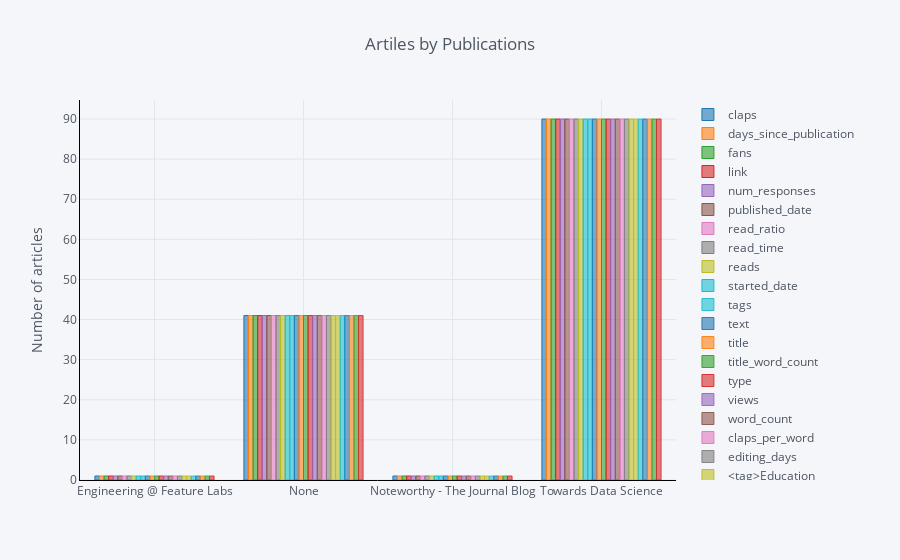

The cell this chart's notebook holds for it:
### Markdown cell above
#Bar plot - For bar plot we need to apply aggregation  - count of articles in each publications

### Code cell
df.groupby('publication').count().iplot(
    kind='bar', yTitle='Number of articles', linecolor='black', title='Artiles by Publications')

### Figure 1 — Plotly figure (JSON) as saved in the notebook; plotly's stock layout.template omitted (floating-point values rounded to 4 significant figures)
{"data": [{"marker": {"color": "rgba(31, 119, 180, 0.6)", "line": {"color": "rgba(31, 119, 180, 1.0)", "width": 1}}, "name": "claps", "orientation": "v", "text": "", "type": "bar", "uid": "603bf2ad-6985-4ab1-ad9e-1117fd10e3a2", "x": ["Engineering @ Feature Labs", "None", "Noteworthy - The Journal Blog", "Towards Data Science"], "y": [1, 41, 1, 90]}, {"marker": {"color": "rgba(255, 127, 14, 0.6)", "line": {"color": "rgba(255, 127, 14, 1.0)", "width": 1}}, "name": "days_since_publication", "orientation": "v", "text": "", "type": "bar", "uid": "2bcf8738-6f5f-4d63-9ceb-abc51cc99361", "x": ["Engineering @ Feature Labs", "None", "Noteworthy - The Journal Blog", "Towards Data Science"], "y": [1, 41, 1, 90]}, {"marker": {"color": "rgba(44, 160, 44, 0.6)", "line": {"color": "rgba(44, 160, 44, 1.0)", "width": 1}}, "name": "fans", "orientation": "v", "text": "", "type": "bar", "uid": "ae1b8834-f42f-43e8-8317-56b816e0d5ab", "x": ["Engineering @ Feature Labs", "None", "Noteworthy - The Journal Blog", "Towards Data Science"], "y": [1, 41, 1, 90]}, {"marker": {"color": "rgba(214, 39, 40, 0.6)", "line": {"color": "rgba(214, 39, 40, 1.0)", "width": 1}}, "name": "link", "orientation": "v", "text": "", "type": "bar", "uid": "3458e28f-4d22-4d50-b8ab-5e50069f385d", "x": ["Engineering @ Feature Labs", "None", "Noteworthy - The Journal Blog", "Towards Data Science"], "y": [1, 41, 1, 90]}, {"marker": {"color": "rgba(148, 103, 189, 0.6)", "line": {"color": "rgba(148, 103, 189, 1.0)", "width": 1}}, "name": "num_responses", "orientation": "v", "text": "", "type": "bar", "uid": "b2cb9169-a3a2-463d-8218-2f99860544b1", "x": ["Engineering @ Feature Labs", "None", "Noteworthy - The Journal Blog", "Towards Data Science"], "y": [1, 41, 1, 90]}, {"marker": {"color": "rgba(140, 86, 75, 0.6)", "line": {"color": "rgba(140, 86, 75, 1.0)", "width": 1}}, "name": "published_date", "orientation": "v", "text": "", "type": "bar", "uid": "9941f87d-9419-4410-ac42-3872d96122f1", "x": ["Engineering @ Feature Labs", "None", "Noteworthy - The Journal Blog", "Towards Data Science"], "y": [1, 41, 1, 90]}, {"marker": {"color": "rgba(227, 119, 194, 0.6)", "line": {"color": "rgba(227, 119, 194, 1.0)", "width": 1}}, "name": "read_ratio", "orientation": "v", "text": "", "type": "bar", "uid": "745c6bc3-9c5e-4486-9903-cd6405d9ea0f", "x": ["Engineering @ Feature Labs", "None", "Noteworthy - The Journal Blog", "Towards Data Science"], "y": [1, 41, 1, 90]}, {"marker": {"color": "rgba(127, 127, 127, 0.6)", "line": {"color": "rgba(127, 127, 127, 1.0)", "width": 1}}, "name": "read_time", "orientation": "v", "text": "", "type": "bar", "uid": "f5f43136-123b-447c-833a-744138bbac21", "x": ["Engineering @ Feature Labs", "None", "Noteworthy - The Journal Blog", "Towards Data Science"], "y": [1, 41, 1, 90]}, {"marker": {"color": "rgba(188, 189, 34, 0.6)", "line": {"color": "rgba(188, 189, 34, 1.0)", "width": 1}}, "name": "reads", "orientation": "v", "text": "", "type": "bar", "uid": "de425126-5a64-46d4-a75f-0f9a9ad069fe", "x": ["Engineering @ Feature Labs", "None", "Noteworthy - The Journal Blog", "Towards Data Science"], "y": [1, 41, 1, 90]}, {"marker": {"color": "rgba(23, 190, 207, 0.6)", "line": {"color": "rgba(23, 190, 207, 1.0)", "width": 1}}, "name": "started_date", "orientation": "v", "text": "", "type": "bar", "uid": "410feda7-6521-484d-b0c7-c600f34fac4f", "x": ["Engineering @ Feature Labs", "None", "Noteworthy - The Journal Blog", "Towards Data Science"], "y": [1, 41, 1, 90]}, {"marker": {"color": "rgba(23, 190, 207, 0.6)", "line": {"color": "rgba(23, 190, 207, 0.8999999999999999)", "width": 1}}, "name": "tags", "orientation": "v", "text": "", "type": "bar", "uid": "10bdce01-62e1-4de8-9b9d-75a09ed56d1a", "x": ["Engineering @ Feature Labs", "None", "Noteworthy - The Journal Blog", "Towards Data Science"], "y": [1, 41, 1, 90]}, {"marker": {"color": "rgba(31, 119, 180, 0.6)", "line": {"color": "rgba(31, 119, 180, 0.8999999999999999)", "width": 1}}, "name": "text", "orientation": "v", "text": "", "type": "bar", "uid": "180f9d8c-b2b5-45a6-b9a9-07b4d5601021", "x": ["Engineering @ Feature Labs", "None", "Noteworthy - The Journal Blog", "Towards Data Science"], "y": [1, 41, 1, 90]}, {"marker": {"color": "rgba(255, 127, 14, 0.6)", "line": {"color": "rgba(255, 127, 14, 0.8999999999999999)", "width": 1}}, "name": "title", "orientation": "v", "text": "", "type": "bar", "uid": "a96a8fdc-2afd-4b9e-89d1-d52e9511961c", "x": ["Engineering @ Feature Labs", "None", "Noteworthy - The Journal Blog", "Towards Data Science"], "y": [1, 41, 1, 90]}, {"marker": {"color": "rgba(44, 160, 44, 0.6)", "line": {"color": "rgba(44, 160, 44, 0.8999999999999999)", "width": 1}}, "name": "title_word_count", "orientation": "v", "text": "", "type": "bar", "uid": "61c48b70-27f8-4ef4-beed-6dc5302bcfe1", "x": ["Engineering @ Feature Labs", "None", "Noteworthy - The Journal Blog", "Towards Data Science"], "y": [1, 41, 1, 90]}, {"marker": {"color": "rgba(214, 39, 40, 0.6)", "line": {"color": "rgba(214, 39, 40, 0.8999999999999999)", "width": 1}}, "name": "type", "orientation": "v", "text": "", "type": "bar", "uid": "77181486-542f-4106-b502-8660f12092d3", "x": ["Engineering @ Feature Labs", "None", "Noteworthy - The Journal Blog", "Towards Data Science"], "y": [1, 41, 1, 90]}, {"marker": {"color": "rgba(148, 103, 189, 0.6)", "line": {"color": "rgba(148, 103, 189, 0.8999999999999999)", "width": 1}}, "name": "views", "orientation": "v", "text": "", "type": "bar", "uid": "57d75609-fb49-4606-a845-634a5f421fb5", "x": ["Engineering @ Feature Labs", "None", "Noteworthy - The Journal Blog", "Towards Data Science"], "y": [1, 41, 1, 90]}, {"marker": {"color": "rgba(140, 86, 75, 0.6)", "line": {"color": "rgba(140, 86, 75, 0.8999999999999999)", "width": 1}}, "name": "word_count", "orientation": "v", "text": "", "type": "bar", "uid": "ff4a4d1f-ce9d-4096-b806-5f681c543c50", "x": ["Engineering @ Feature Labs", "None", "Noteworthy - The Journal Blog", "Towards Data Science"], "y": [1, 41, 1, 90]}, {"marker": {"color": "rgba(227, 119, 194, 0.6)", "line": {"color": "rgba(227, 119, 194, 0.8999999999999999)", "width": 1}}, "name": "claps_per_word", "orientation": "v", "text": "", "type": "bar", "uid": "9c35fb6c-ae98-4e8f-add4-820b58c62856", "x": ["Engineering @ Feature Labs", "None", "Noteworthy - The Journal Blog", "Towards Data Science"], "y": [1, 41, 1, 90]}, {"marker": {"color": "rgba(127, 127, 127, 0.6)", "line": {"color": "rgba(127, 127, 127, 0.8999999999999999)", "width": 1}}, "name": "editing_days", "orientation": "v", "text": "", "type": "bar", "uid": "6cd47977-eba5-4137-ac49-e91a2a90303e", "x": ["Engineering @ Feature Labs", "None", "Noteworthy - The Journal Blog", "Towards Data Science"], "y": [1, 41, 1, 90]}, {"marker": {"color": "rgba(188, 189, 34, 0.6)", "line": {"color": "rgba(188, 189, 34, 0.8999999999999999)", "width": 1}}, "name": "<tag>Education", "orientation": "v", "text": "", "type": "bar", "uid": "a843fdfa-e35e-41f7-b851-bcf0bb181dc1", "x": ["Engineering @ Feature Labs", "None", "Noteworthy - The Journal Blog", "Towards Data Science"], "y": [1, 41, 1, 90]}, {"marker": {"color": "rgba(188, 189, 34, 0.6)", "line": {"color": "rgba(188, 189, 34, 0.7999999999999998)", "width": 1}}, "name": "<tag>Data Science", "orientation": "v", "text": "", "type": "bar", "uid": "da6bf83f-2f33-4ee2-85a4-2bca7d14a162", "x": ["Engineering @ Feature Labs", "None", "Noteworthy - The Journal Blog", "Towards Data Science"], "y": [1, 41, 1, 90]}, {"marker": {"color": "rgba(23, 190, 207, 0.6)", "line": {"color": "rgba(23, 190, 207, 0.7999999999999998)", "width": 1}}, "name": "<tag>Towards Data Science", "orientation": "v", "text": "", "type": "bar", "uid": "e9e78631-7591-446c-b46a-4150af941eef", "x": ["Engineering @ Feature Labs", "None", "Noteworthy - The Journal Blog", "Towards Data Science"], "y": [1, 41, 1, 90]}, {"marker": {"color": "rgba(31, 119, 180, 0.6)", "line": {"color": "rgba(31, 119, 180, 0.7999999999999998)", "width": 1}}, "name": "<tag>Machine Learning", "orientation": "v", "text": "", "type": "bar", "uid": "c99cb7c0-e420-4404-9654-394b37a78fe4", "x": ["Engineering @ Feature Labs", "None", "Noteworthy - The Journal Blog", "Towards Data Science"], "y": [1, 41, 1, 90]}, {"marker": {"color": "rgba(255, 127, 14, 0.6)", "line": {"color": "rgba(255, 127, 14, 0.7999999999999998)", "width": 1}}, "name": "<tag>Python", "orientation": "v", "text": "", "type": "bar", "uid": "816fb10f-5943-4a19-a139-e2feab514712", "x": ["Engineering @ Feature Labs", "None", "Noteworthy - The Journal Blog", "Towards Data Science"], "y": [1, 41, 1, 90]}, {"marker": {"color": "rgba(44, 160, 44, 0.6)", "line": {"color": "rgba(44, 160, 44, 0.7999999999999998)", "width": 1}}, "name": "time_started", "orientation": "v", "text": "", "type": "bar", "uid": "2cfeb96f-cbbb-4136-b6ae-e59b4b2854e1", "x": ["Engineering @ Feature Labs", "None", "Noteworthy - The Journal Blog", "Towards Data Science"], "y": [1, 41, 1, 90]}, {"marker": {"color": "rgba(214, 39, 40, 0.6)", "line": {"color": "rgba(214, 39, 40, 0.7999999999999998)", "width": 1}}, "name": "time_published", "orientation": "v", "text": "", "type": "bar", "uid": "482297d2-5083-431c-94f5-4f16cf78369c", "x": ["Engineering @ Feature Labs", "None", "Noteworthy - The Journal Blog", "Towards Data Science"], "y": [1, 41, 1, 90]}], "layout": {"legend": {"bgcolor": "#F5F6F9", "font": {"color": "#4D5663"}}, "paper_bgcolor": "#F5F6F9", "plot_bgcolor": "#F5F6F9", "title": {"font": {"color": "#4D5663"}, "text": "Artiles by Publications"}, "xaxis": {"gridcolor": "#E1E5ED", "linecolor": "black", "showgrid": true, "tickfont": {"color": "#4D5663"}, "title": {"font": {"color": "#4D5663"}, "text": ""}, "zerolinecolor": "#E1E5ED"}, "yaxis": {"gridcolor": "#E1E5ED", "linecolor": "black", "showgrid": true, "tickfont": {"color": "#4D5663"}, "title": {"font": {"color": "#4D5663"}, "text": "Number of articles"}, "zerolinecolor": "#E1E5ED"}}}
